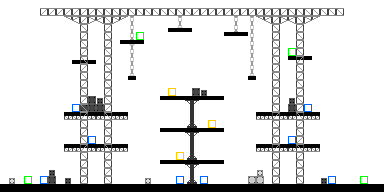

This is a level from a 2D game, rendered from its Tiled map with the project's own tilesets. A one-line summary and the map file follow, with tile-layer data summarised:
An orthogonal 48x24 tile map with 8x8 px tiles, 3 tile layers (Spawns, B0, A0).

<map version="1.10" tiledversion="1.11.0" orientation="orthogonal" renderorder="right-down" width="48" height="24" tilewidth="8" tileheight="8" infinite="0" backgroundcolor="#ffffff" nextlayerid="5" nextobjectid="1">
 <editorsettings>
  <export target="../game-resources/maps/tiny-1.json" format="json" />
 </editorsettings>
 <properties>
  <property name="name" value="Scaffold" />
  <property name="pool" value="tiny" />
 </properties>
 <tileset firstgid="1" source="map-main.tsx" />
 <layer id="1" name="Spawns" width="48" height="24">
  <data>[1152 cells, 15 non-empty, 3 distinct tile ids]</data>
 </layer>
 <layer id="2" name="B0" width="48" height="24">
  <data>[1152 cells, 147 non-empty, 15 distinct tile ids]</data>
 </layer>
 <layer id="3" name="A0" width="48" height="24">
  <data>[1152 cells, 158 non-empty, 13 distinct tile ids]</data>
 </layer>
</map>
